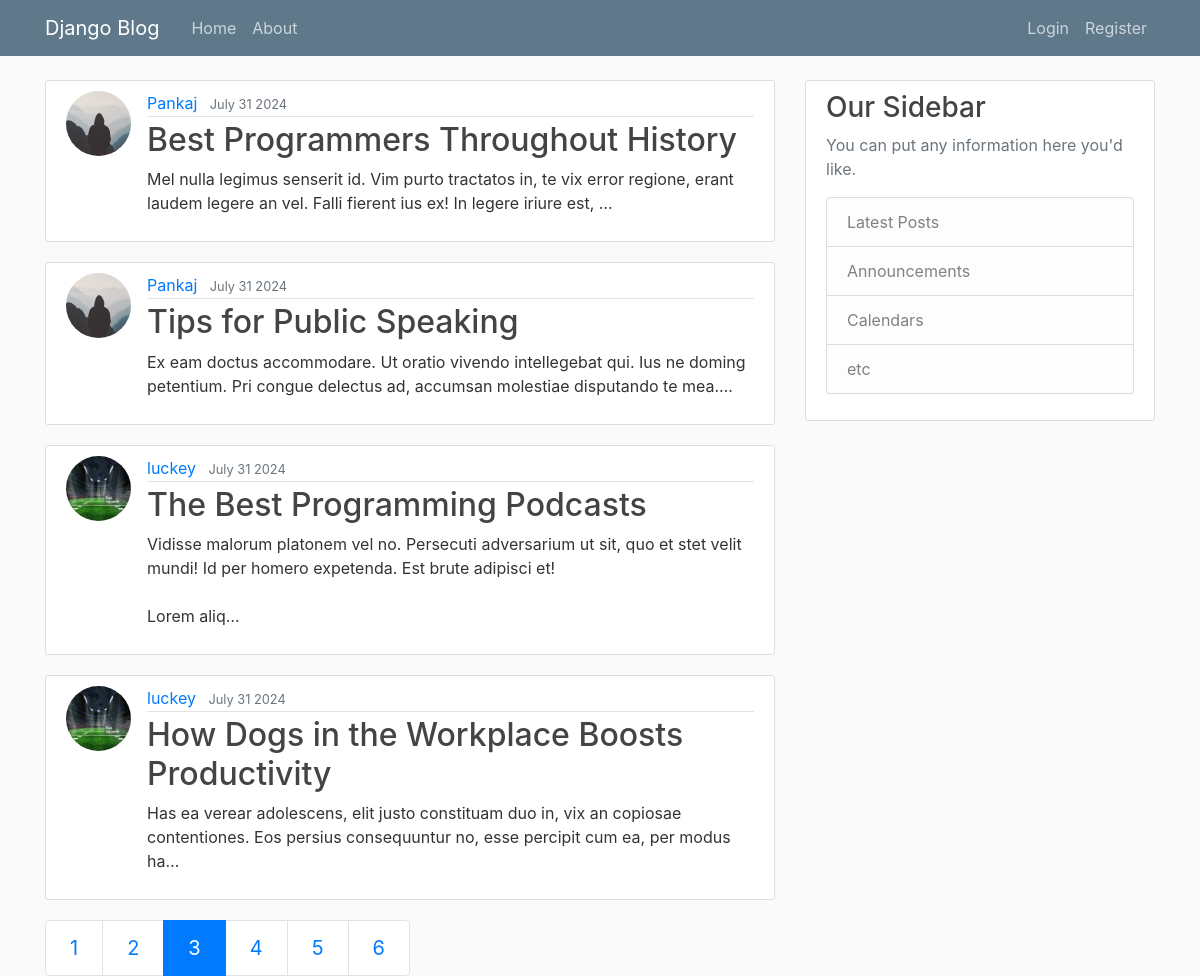
/?page=3, run on the app's committed database.
### blog/models.py (models this page shows, shortened)
class Post(models.Model):
    title = models.CharField(max_length=100)
    content = models.TextField()
    date_posted = models.DateTimeField(default=timezone.now)
    author = models.ForeignKey(User,on_delete=models.CASCADE)

### users/models.py (models this page shows, shortened)
class Profile(models.Model):
    user = models.OneToOneField(User, on_delete=models.CASCADE)
    image = models.ImageField(default='default.jpg', upload_to='profile_pics')

### blog/views.py (the view)
# urls.py: path('', views.home_page, name="blog-home"),
def home_page(request):
    posts_objs = Post.objects.all().order_by('-date_posted')
    page = request.GET.get('page', 1)
    paginator = Paginator(posts_objs, 4)
    try:
        posts_objs = paginator.page(page)
    except PageNotAnInteger:
        posts_objs = paginator.page(1)
    except EmptyPage:
        posts_objs = paginator.page(paginator.num_pages)
    context = {
        'posts': posts_objs
    }
    return render(request, 'blog/home.html', context)

### blog/templates/blog/home.html
{% extends "blog/base.html" %}
{% block content %}
{% for post in posts %}
    <article class="media content-section">
        <img class="rounded-circle article-img" src="{{ post.author.profile.image.url }}">
        <div class="media-body">
        <div class="article-metadata">
            <a class="mr-2" href="#">{{ post.author }}</a>
            <small class="text-muted">{{ post.date_posted|date:"F d Y" }}</small>
        </div>
        <h2><a class="article-title" href="{% url "blog-detail" post.id %}">{{ post.title }}</a></h2>
        <p class="article-content">{{ post.content|truncatechars:150 }}</p>
        </div>
    </article>
{% endfor %}
{% if posts.has_other_pages %}
    <ul class="pagination pagination-lg">
        {% for i in posts.paginator.page_range %}
            {% if i == posts.number %}
                <li class="page-item active">
                    <a class="page-link" href="?page={{i}}">{{i}}</a>
                </li>
            {% else %}
                <li class="page-item">
                    <a class="page-link" href="?page={{i}}">{{i}}</a>
                </li>
            {% endif %}
        {% endfor %}
    </ul>
{% endif %}
{% endblock content %}

### blog/static/blog/main.css (style rules this page uses)
body { background: #fafafa; color: #333333; margin-top: 5rem; }
h1, h2, h3, h4, h5, h6 { color: #444444; }
ul { margin: 0; }
.content-section { background: #ffffff; padding: 10px 20px; border: 1px solid #dddddd; border-radius: 3px; margin-bottom: 20px; }
.article-title { color: #444444; }
.article-content { white-space: pre-line; }
.article-img { height: 65px; width: 65px; margin-right: 16px; }
.article-metadata { padding-bottom: 1px; margin-bottom: 4px; border-bottom: 1px solid #e3e3e3 }

### data on the page
Post: author.profile.image (placeholder picture), author "Pankaj", date_posted "July 31 2024", title "Best Programmers Throughout History", content "Mel nulla legimus senserit id. Vim purto tractatos in, te vix error regione, erant laudem legere an vel. Falli fierent ius ex! In legere iriure est, …"
Post: author.profile.image (placeholder picture), author "Pankaj", date_posted "July 31 2024", title "Tips for Public Speaking", content "Ex eam doctus accommodare. Ut oratio vivendo intellegebat qui. Ius ne doming petentium. Pri congue delectus ad, accumsan molestiae disputando te mea.…"
Post: author.profile.image (picture), author "luckey", date_posted "July 31 2024", title "The Best Programming Podcasts", content "Vidisse malorum platonem vel no. Persecuti adversarium ut sit, quo et stet velit mundi! Id per homero expetenda. Est brute adipisci et! Lorem aliq…"
Post: author.profile.image (picture), author "luckey", date_posted "July 31 2024", title "How Dogs in the Workplace Boosts Productivity", content "Has ea verear adolescens, elit justo constituam duo in, vix an copiosae contentiones. Eos persius consequuntur no, esse percipit cum ea, per modus ha…"

### other printed values
{{ i }} "1" "2" "4" "5" "6"
{{ i }} "3"
